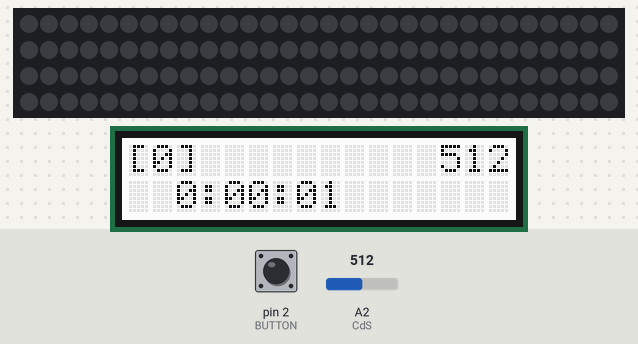
The sketch below on a simulated Arduino Uno, built with avr-gcc and run on an emulated ATmega328P. Shown: 120 RGB LEDs in strip order, left to right, continuing on the next row, 16×2 character LCD. Inputs (shaded band) come from the test bench; at power-on: pin 2 (BUTTON) LOW, A2 (CdS) = 512. Dim RGB values are drawn brighter than linear; random numbers use the default seed unless the sketch sets one.

Above: at 1.2 s.
1.3 s: pin 2 (BUTTON) pulled HIGH for 0.15 s
At 1.83 s:
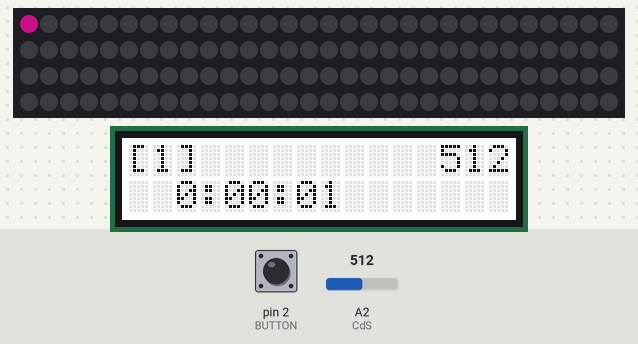
2.0 s: pin 2 (BUTTON) pulled HIGH for 1 s
3.6 s: A2 (CdS) set to 0
At 4.1 s:
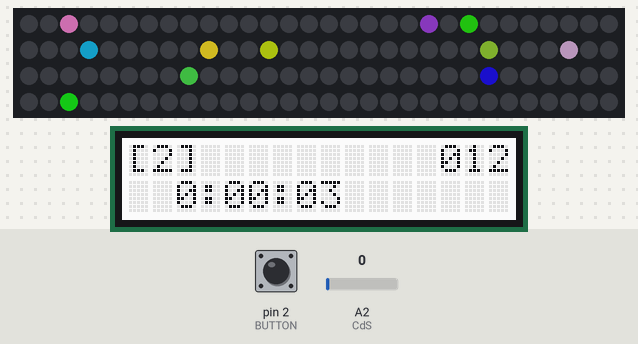
5.4 s: pin 2 (BUTTON) pulled HIGH for 0.15 s
At 8.2 s:
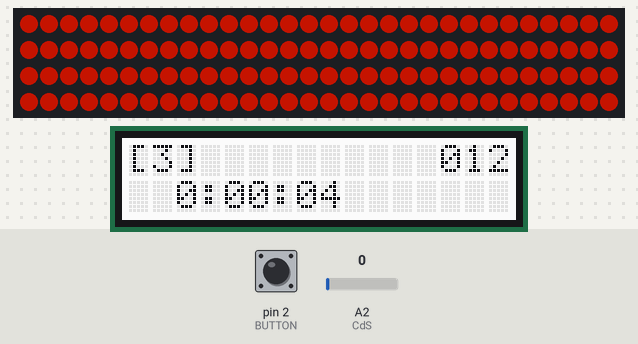
8.5 s: pin 2 (BUTTON) pulled HIGH for 3.2 s
12.3 s: pin 2 (BUTTON) pulled HIGH for 0.15 s
At 13.2 s:
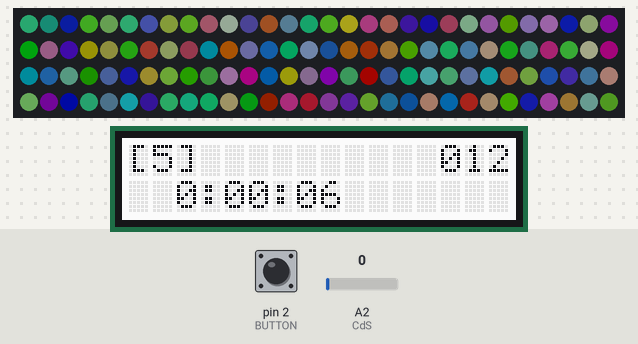
Timing chart, 0 to 15.3 s (numbered marks = the images above; inputs shaded):
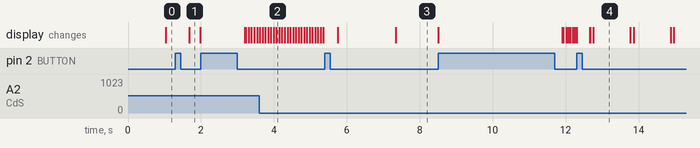

The sketch:

IoTree.ino
```cpp
#include <Adafruit_NeoPixel.h>
#include <Wire.h>
#include "rgb_lcd.h"

#define LED_COUNT 120
#define LED_PIN   6
#define BUTTON    2
#define CdS       2

Adafruit_NeoPixel led = Adafruit_NeoPixel( LED_COUNT, LED_PIN, NEO_GRB + NEO_KHZ800);
rgb_lcd lcd;

void setup() {
  Serial.begin(38400);
  led.begin();
  led.setBrightness(120); // 0-255の範囲で輝度を調整
  led.show();

  lcd.begin(16, 2);
  lcd.setCursor(0, 0);
  lcd.noAutoscroll();

  pinMode(BUTTON, INPUT);
}

void loop() {
  static unsigned long cur_mTime;
  static unsigned long pre_mTime;
  static unsigned int h;
  static unsigned int m;
  static unsigned int s;

  static int state = 0;

  lcd.setCursor(0, 0);
  lcd.print("[");
  lcd.setCursor(1, 0);
  lcd.print(state);
  lcd.setCursor(2, 0);
  lcd.print("]");

  cur_mTime = millis();
  cur_mTime = cur_mTime / 1000;

  int diff = 0;
  diff = cur_mTime - pre_mTime;
  if (diff > 0) {
    s ++;
    if (s > 59) {
      m++;
      s = 0;
    }
    if (m > 59) {
      h++;
      m = 0;
    }
    if (h > 23) {
      h = 0;
    }
  }
  pre_mTime = cur_mTime;

  if (h < 10) {
    lcd.setCursor(2, 1);
    lcd.print(h);
  } else {
    lcd.setCursor(1, 1);
    lcd.print(h);
  }
  lcd.setCursor(3, 1);
  lcd.print(":");

  if (m < 10) {
    lcd.setCursor(4, 1);
    lcd.print("0");
    lcd.setCursor(5, 1);
    lcd.print(m);
  } else {
    lcd.setCursor(4, 1);
    lcd.print(m);
  }
  lcd.setCursor(6, 1);
  lcd.print(":");

  if (s < 10) {
    lcd.setCursor(7, 1);
    lcd.print("0");
    lcd.setCursor(8, 1);
    lcd.print(s);
  } else {
    lcd.setCursor(7, 1);
    lcd.print(s);
  }

  // 部屋が暗くなったらLED消灯
  int val = analogRead(CdS);
  if (val > 810) {
    led.clear();
    led.show();
    state = 0;
  }
  lcd.setCursor(13, 0);
  lcd.print(val);

  //memo
  //前回暗くて、今回明るいならLED点灯

  switch (state) {
    case 0:
      if (pushButton() == true) state++;
      break;
    case 1:
      if (line() == true)  state++;
      break;
    case 2:
      if (random_blink() == true) state++;
      break;
    case 3:
      if (slow_blink_orange() == true) state++;
      break;
    case 4:
      if (slow_blink_blue() == true) state++;
      break;
    case 5:
      if (random_lighting() == true) state++;
      break;
    case 6:
      if (random_lighting_2() == true) state++;
      break;
    default:
      state = 0;
      break;
  }
}

boolean pushButton() {
  if (digitalRead(BUTTON) == HIGH) {
    while (digitalRead(BUTTON) == HIGH) {}
    delay(200);
    led.clear();
    led.show();
    return true;
  }
  return false;
}


boolean line(){
  for (int i = 0 ; i < LED_COUNT + 20; i++ ) {
    int r = random(0, 255);
    int g = random(0, 255);
    int b = random(0, 255);

    led.setPixelColor(i-20,led.Color(0,0,0));
    led.setPixelColor(i,led.Color(r, g, b));

    led.show();
    delay(20);

    if (pushButton() == true) return true;
  }
  return false;
}


boolean random_blink() {
  static int pixel[20];
  pixel[0] = random(1, 120);

  int r = random(0, 255);
  int g = random(0, 255);
  int b = random(0, 255);

  led.setPixelColor(pixel[0], led.Color(r, g, b));
  led.setPixelColor(pixel[19], led.Color(0, 0, 0));
  led.show();

  delay(50);

  for (int i = 19; i > 0; i--) {
    pixel[i] = pixel[i - 1];
  }

  if (pushButton() == true) return true;
  return false;
}


boolean slow_blink_orange() {
  for (int i = 20; i <= 200; i++) {
    for (int j = 0; j <= 120; j++) {
      led.setPixelColor(j, led.Color(i, 20, 0));
    }
    if (pushButton() == true) return true;
    led.show();
  }

  delay(120);

  for (int i = 200; i >= 20; i--) {
    for (int j = 0; j <= 120; j++) {
      led.setPixelColor(j, led.Color(i, 20, 0));
    }
    if (pushButton() == true) return true;
    led.show();
  }

  if (pushButton() == true) return true;
  return false;
}


boolean slow_blink_blue() {
  for (int i = 0; i <= 100; i++) {
    for (int j = 0; j <= 120; j++) {
      led.setPixelColor(j    , led.Color(i, i, i));
      led.setPixelColor(j + 1, led.Color(10, 80, i));
      j++;
    }
    led.show();
    if (pushButton() == true) return true;
    delay(20);
  }

  if (pushButton() == true) return true;
  delay(100);
  if (pushButton() == true) return true;

  for (int i = 100; i >= 0; i--) {
    for (int j = 0; j <= 120; j++) {
      led.setPixelColor(j    , led.Color(i, i, i));
      led.setPixelColor(j + 1, led.Color(10, 80, i));
      j++;
    }
    led.show();
    if (pushButton() == true) return true;
    delay(20);
  }

  if (pushButton() == true) return true;
  delay(100);
  if (pushButton() == true) return true;

  return false;
}


boolean random_lighting() {
  for (int i = 0; i < 256; i++) {
    int r = random(0, 100);
    int g = random(0, 100);
    int b = random(0, 100);
    led.setPixelColor(i, led.Color(r, g, b));
  }

  led.show();
  if (pushButton() == true) return true;
  delay(1000);

  if (pushButton() == true) return true;
  return false;
}


boolean random_lighting_2() {
  for (int i = 0; i < 256; i++) {
    int r = random(0, 100);
    int g = random(0, 100);
    int b = random(0, 100);
    led.setPixelColor(i, led.Color(r, g, b));
    i++;
  }

  led.show();
  if (pushButton() == true) return true;
  delay(1200);
  if (pushButton() == true) return true;

  led.clear();
  led.show();

  for (int i = 1; i < 256; i++) {
    int r = random(0, 100);
    int g = random(0, 100);
    int b = random(0, 100);
    led.setPixelColor(i, led.Color(r, g, b));
    i++;
  }

  led.show();
  if (pushButton() == true) return true;
  delay(1200);
  if (pushButton() == true) return true;

  led.clear();
  led.show();

  if (pushButton() == true) return true;
  return false;
}
```

Measured:
- after the input at 1.3 s, the display: changes after 0.38 s (image 1)
- what the display in image 4 shows lasts 1.0 s, from 12.8 s to 13.8 s
